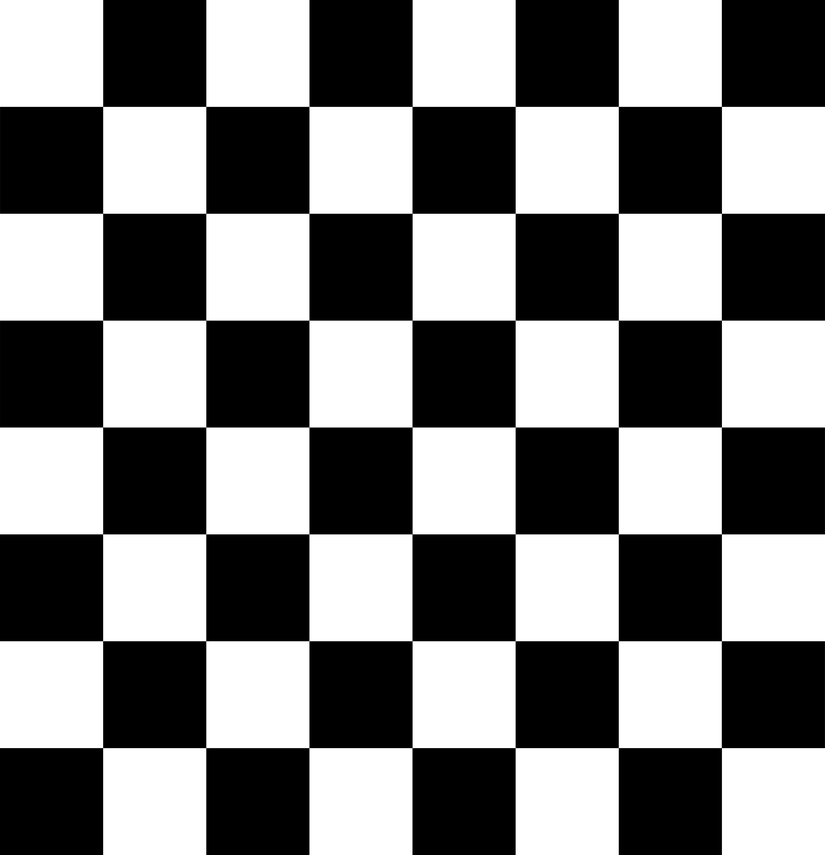
#> input picture samples/data/chessboard.png, 825 x 855 px, shrunk from 3595 x 3723 before the run
$ python 01-harris-corner-detection.py
#> lines starting #> are read from the running program, lines starting #| are printed output that depends on the picture; after the words box and inside, x2 and y2 are one past the last pixel; in counts of white or black regions, pixels touching at a corner belong together
import os

import cv2 as cv
import numpy as np

DATA_DIR = os.path.join(
    os.sep, *os.path.realpath(__file__).split(os.sep)[:-2], "samples", "data"
)

filename = os.path.join(DATA_DIR, "chessboard.png")
print(filename)
img = cv.imread(filename)
#> img is the input picture: shape (855, 825, 3); min 0, max 255, mean 127.5
gray = cv.cvtColor(img, cv.COLOR_BGR2GRAY)

gray = np.float32(gray)
dst = cv.cornerHarris(gray, 2, 3, 0.04)
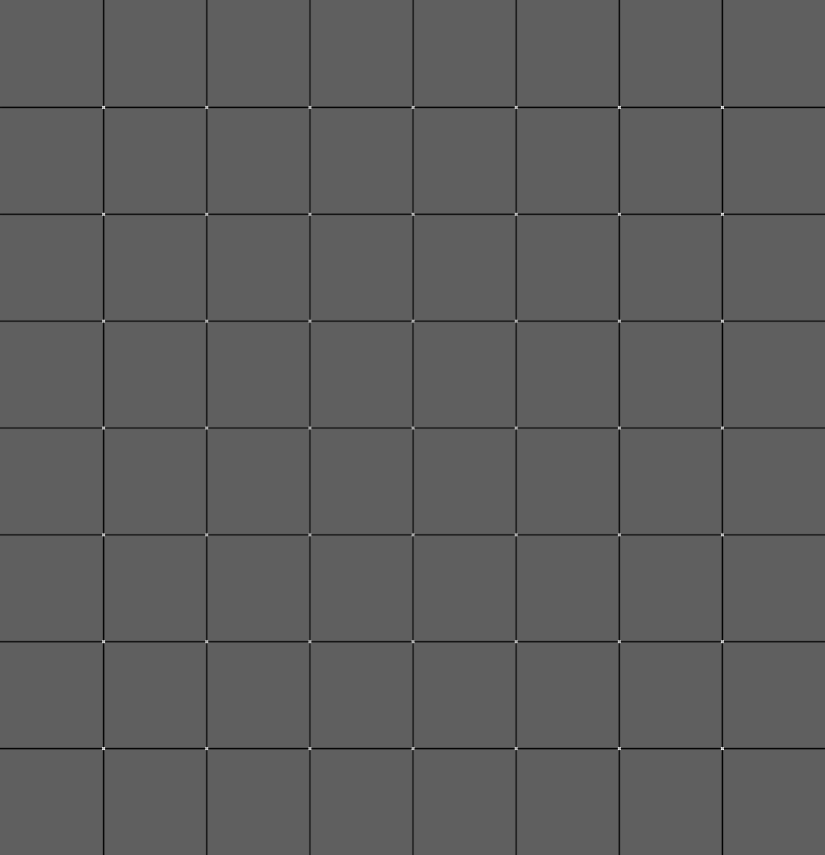
#> dst: shape (855, 825) float32; min -127592832, max 213834368, mean -2464605.5; drawn with min black and max white

# Result i sdilated for marking the corners, not important
dst = cv.dilate(dst, None)
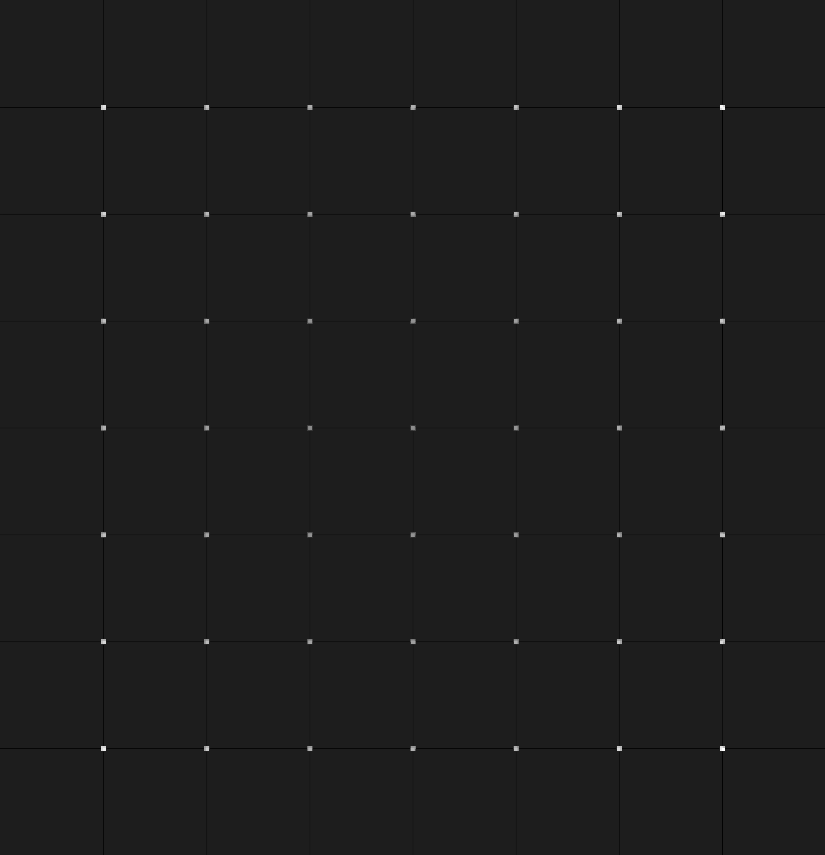
#> dst: shape (855, 825) float32; min -27567748, max 213834368, mean 38847.4; drawn with min black and max white

# Threshold for an optimal value, it may vary depending on the image
img[dst > 0.01 * dst.max()] = [0, 0, 255]
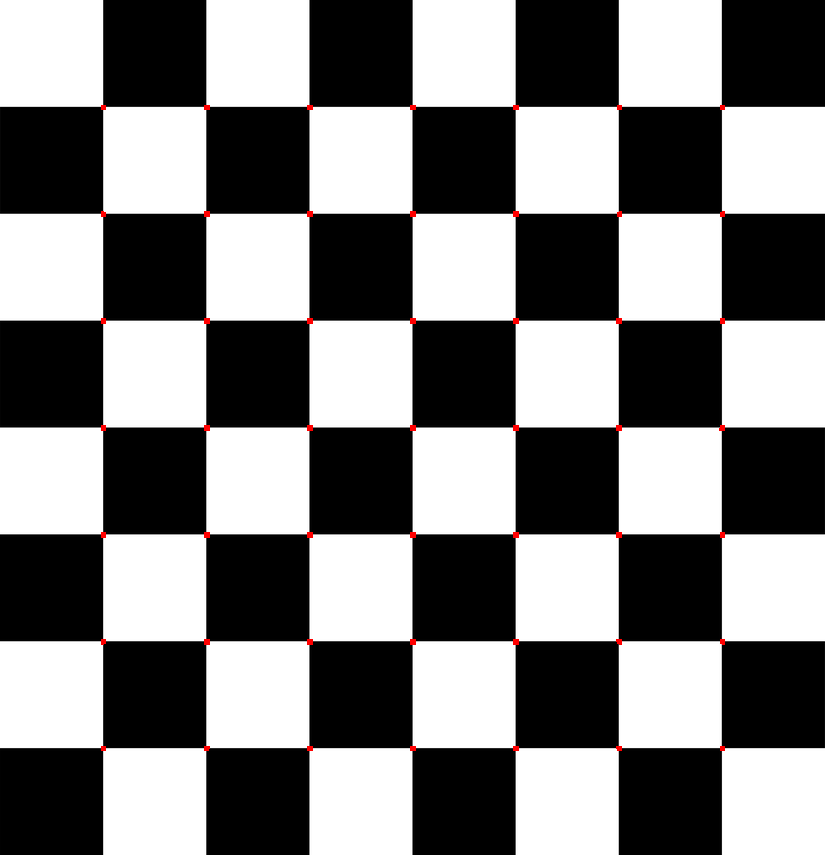
#> img: shape (855, 825, 3); 0.22% of pixels changed, all inside (x1, y1, x2, y2) = (101, 105, 725, 751)

cv.imshow("dst", img)
if cv.waitKey(0) & 0xFF == 27:
#> (key Esc is pressed here)
    cv.destroyAllWindows()


ret, dst = cv.threshold(dst, 0.01 * dst.max(), 255, 0)
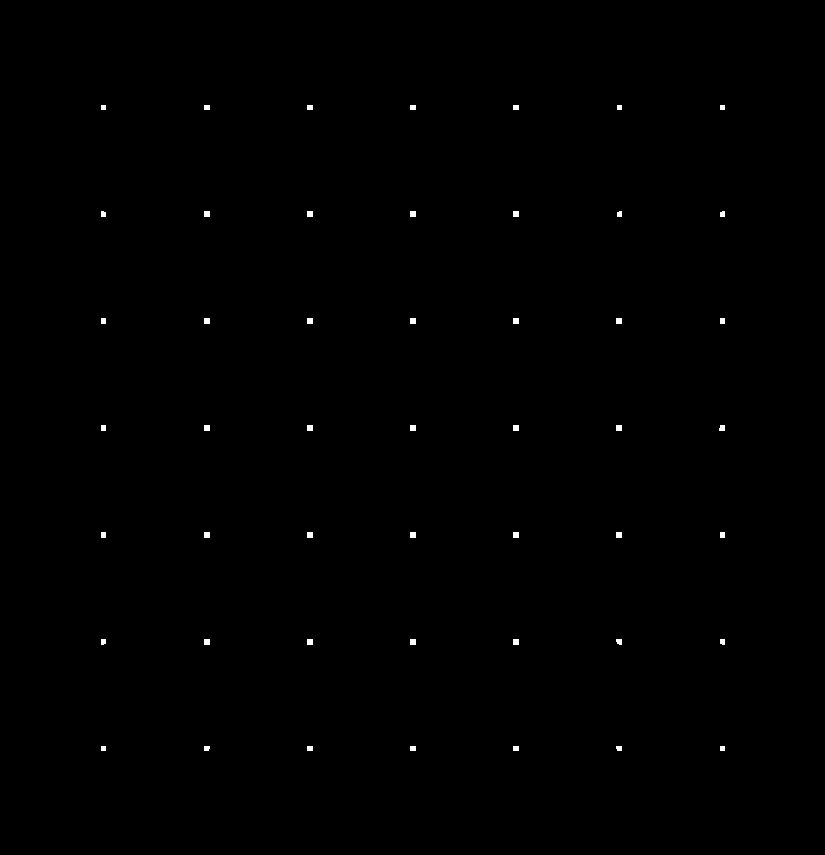
#> dst: shape (855, 825) float32; 0.22% white; 49 white regions, largest, box (x1, y1, x2, y2) and area: (204, 211, 210, 217) 36, (307, 211, 313, 217) 36, (410, 211, 416, 217) 36
#> ret = 2138343.7
dst = np.uint8(dst)

# Find centroids
ret, labels, stats, centroids = cv.connectedComponentsWithStats(dst)
#> labels: shape (855, 825) int32; 50 distinct labels, from 0 to 49
#> ret = 50; stats = 50 rows, first 6: [0, 0, 825, 855, 703802], [101, 105, 5, 5, 25], [204, 105, 6, 5, 30], [307, 105, 6, 5, 30], [410, 105, 6, 5, 30], [513, 105, 6, 5, 30]; centroids = 50 pairs, first value 102.9 to 722.1, second value 107 to 748

# Define the criteria to stop and refine the corners
criteria = (cv.TERM_CRITERIA_EPS + cv.TERM_CRITERIA_MAX_ITER, 100, 0.001)
corners = cv.cornerSubPix(gray, np.float32(centroids), (5, 5), (-1, -1), criteria)
#> corners = 50 pairs, first value 102.6 to 721.4, second value 106.4 to 747.6

# Now draw them
res = np.hstack((centroids, corners))
#> res = 50 rows, first 6: [412, 427, 412.1, 427], [103, 107, 102.6, 106.4], [206.5, 107, 205.8, 106.4], [309.5, 107, 309, 106.4], [412.5, 107, 412.1, 106.4], [515.5, 107, 515.2, 106.4]
res = np.int0(res)
#> res = 50 rows, first 6: [412, 426, 412, 427], [103, 107, 102, 106], [206, 107, 205, 106], [309, 107, 308, 106], [412, 107, 412, 106], [515, 107, 515, 106]
img[res[:, 1], res[:, 0]] = [0, 0, 255]
img[res[:, 3], res[:, 2]] = [0, 255, 0]
#> img: shape (855, 825, 3); 0.01% of pixels changed, all inside (x1, y1, x2, y2) = (102, 106, 722, 748)

cv.imshow("subpixel5", img)
if cv.waitKey(0) & 0xFF == 27:
#> (key Esc is pressed here)
    cv.destroyAllWindows()
